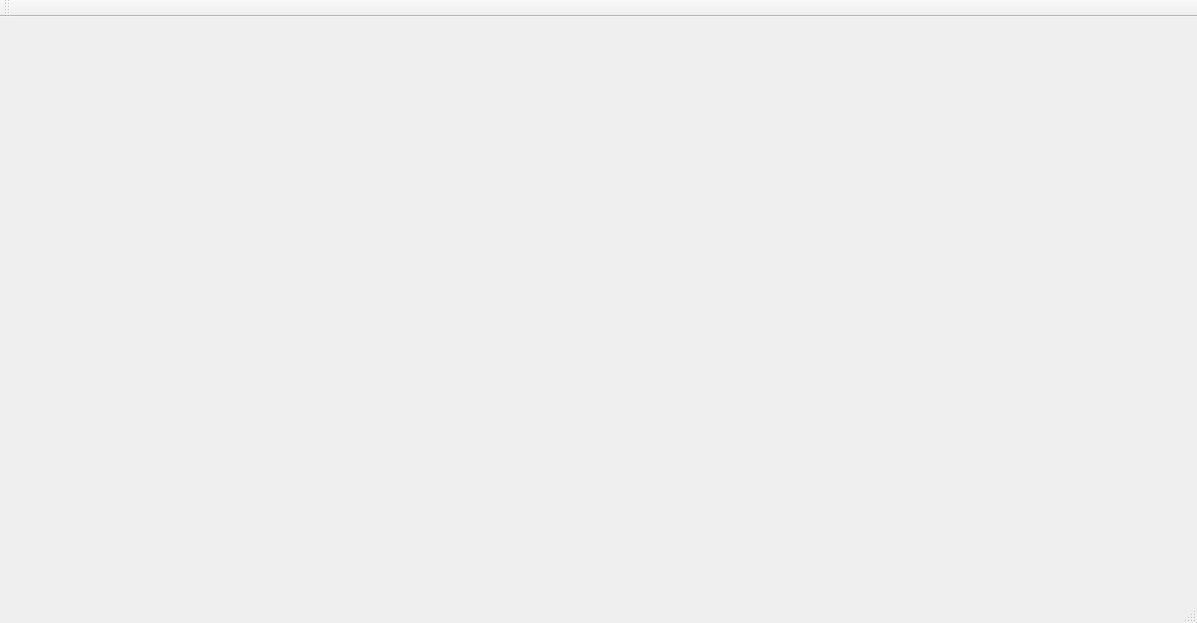
<?xml version="1.0" encoding="UTF-8"?>
<ui version="4.0">
 <class>MainWindow</class>
 <widget class="QMainWindow" name="MainWindow">
  <property name="geometry">
   <rect>
    <x>0</x>
    <y>0</y>
    <width>1197</width>
    <height>623</height>
   </rect>
  </property>
  <property name="windowTitle">
   <string>MainWindow</string>
  </property>
  <widget class="QWidget" name="centralWidget"/>
  <widget class="QMenuBar" name="menuBar">
   <property name="geometry">
    <rect>
     <x>0</x>
     <y>0</y>
     <width>1197</width>
     <height>25</height>
    </rect>
   </property>
  </widget>
  <widget class="QToolBar" name="mainToolBar">
   <attribute name="toolBarArea">
    <enum>TopToolBarArea</enum>
   </attribute>
   <attribute name="toolBarBreak">
    <bool>false</bool>
   </attribute>
  </widget>
  <widget class="QStatusBar" name="statusBar"/>
 </widget>
 <layoutdefault spacing="6" margin="11"/>
 <resources/>
 <connections/>
</ui>
